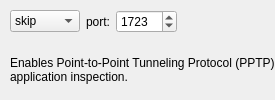
         <widget class="QWidget" name="label658">
          <attribute name="title">
           <string>pptp</string>
          </attribute>
          <layout class="QGridLayout">
           <property name="leftMargin">
            <number>10</number>
           </property>
           <property name="topMargin">
            <number>10</number>
           </property>
           <property name="rightMargin">
            <number>0</number>
           </property>
           <property name="bottomMargin">
            <number>0</number>
           </property>
           <item row="1" column="0" colspan="4">
            <widget class="QLabel" name="label690">
             <property name="text">
              <string>Enables Point-to-Point Tunneling Protocol (PPTP) application inspection.</string>
             </property>
             <property name="alignment">
              <set>Qt::AlignmentFlag::AlignLeading|Qt::AlignmentFlag::AlignLeft|Qt::AlignmentFlag::AlignVCenter</set>
             </property>
             <property name="wordWrap">
              <bool>true</bool>
             </property>
            </widget>
           </item>
           <item row="0" column="2">
            <widget class="QSpinBox" name="pix_pptp_port">
             <property name="minimum">
              <number>1</number>
             </property>
             <property name="maximum">
              <number>65535</number>
             </property>
             <property name="value">
              <number>1723</number>
             </property>
            </widget>
           </item>
           <item row="0" column="1">
            <widget class="QLabel" name="label689">
             <property name="text">
              <string>port:</string>
             </property>
             <property name="alignment">
              <set>Qt::AlignmentFlag::AlignCenter</set>
             </property>
             <property name="wordWrap">
              <bool>false</bool>
             </property>
             <property name="buddy">
              <cstring>pix_ftp_port</cstring>
             </property>
            </widget>
           </item>
           <item row="0" column="3">
            <spacer>
             <property name="orientation">
              <enum>Qt::Orientation::Horizontal</enum>
             </property>
             <property name="sizeType">
              <enum>QSizePolicy::Policy::Expanding</enum>
             </property>
             <property name="sizeHint" stdset="0">
              <size>
               <width>40</width>
               <height>20</height>
              </size>
             </property>
            </spacer>
           </item>
           <item row="0" column="0">
            <widget class="QComboBox" name="pix_pptp_switch">
             <item>
              <property name="text">
               <string>skip</string>
              </property>
             </item>
             <item>
              <property name="text">
               <string>enable</string>
              </property>
             </item>
             <item>
              <property name="text">
               <string>disable</string>
              </property>
             </item>
            </widget>
           </item>
          </layout>
         </widget>
